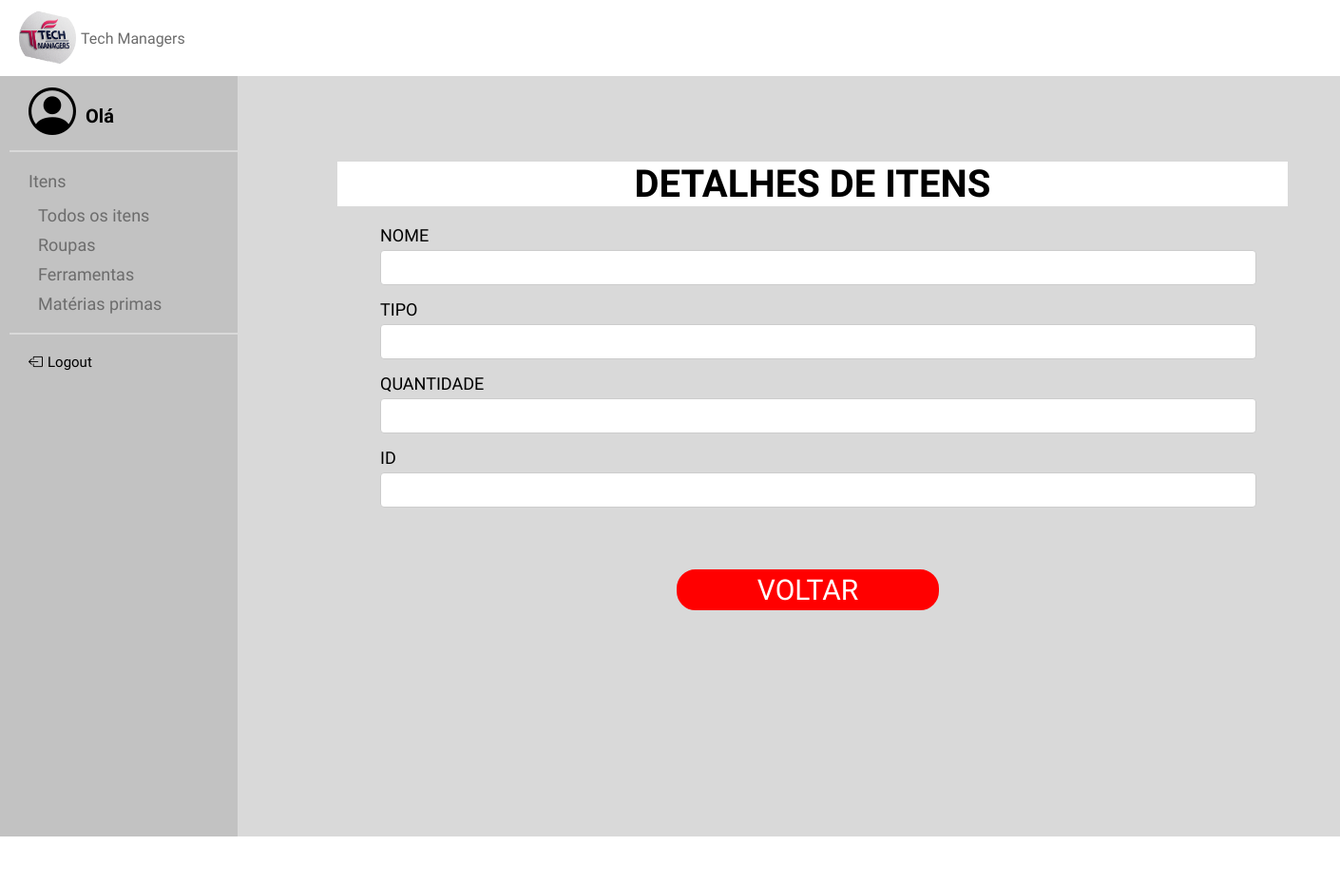
The app's page /TelaDI/11, older data.
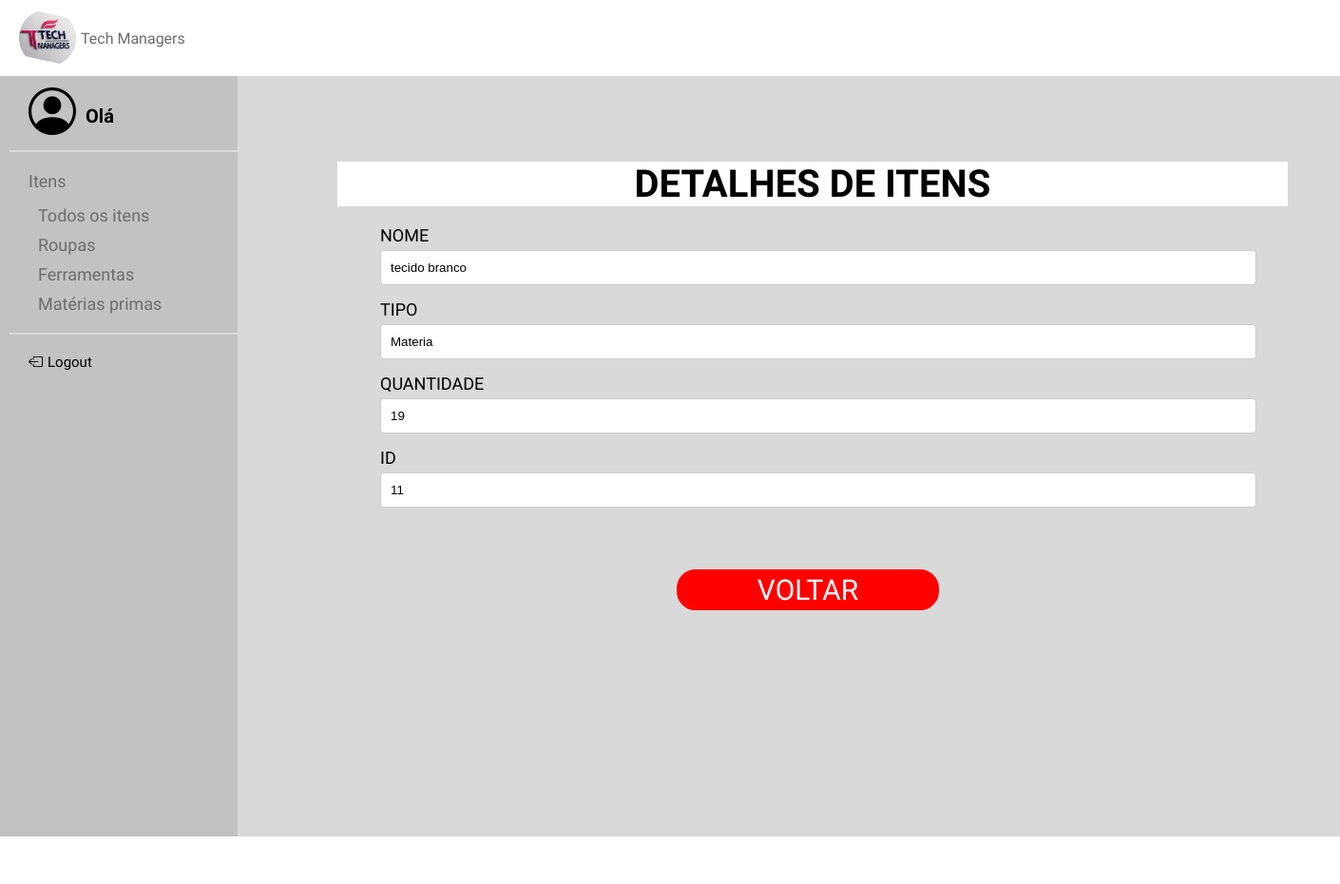
The same page, newer data.
### models.py (models this page shows, shortened)
class ITEM(Base):
    __tablename__ = 'item'
    id = Column(Integer, primary_key=True, unique=True, nullable=False, index=True)
    nome = Column(String(40), nullable=False, index=True)
    tipo = Column(String(40), nullable=False, index=True)
    quantidade = Column(Integer, nullable=False, index=True)

### app.py (the view)
@app.route('/TelaDI/<int:id>', methods=['GET'])
def TelaDItem(id):
    item = select(ITEM).where(ITEM.id == id)
    item = db_session.execute(item).scalar()
    return render_template('TelaDetalhesItem.html', item=item)

### templates/TelaDetalhesItem.html (shortened to what this page needs)
{% extends "base.html" %}
{% block conteudo %}
<body>
<link rel="stylesheet" href="../static/TelaDetalhesItem.css">
<main>
<div class="container">
        <h2>DETALHES DE ITENS</h2>
        <form>
            <div class="input-group">
                <label for="nome"> NOME</label>
                <input type="text" id="nome" name="nome" value="{{ item.nome }}" readonly>
            </div>
            <div class="input-group">
                <label for="tipo"> TIPO</label>
                <input type="text" id="tipo" name="tipo" value="{{ item.tipo }}" readonly>
            </div>
            <div class="input-group">
                <label for="quantidade"> QUANTIDADE</label>
                <input type="number" id="quantidade" name="quantidade" value="{{ item.quantidade }}" readonly>
            </div>
            <div class="input-group">
                <label for="ID"> ID</label>
                <input type="number" id="ID" name="ID" value="{{ item.id }}" readonly>
            </div>
            <div class="btnS">
                <button type="button" class="btnV" onclick="location.href='{{ url_for('telaitens') }}'">VOLTAR</button>
            </div>
        </form>
    </div>
</main>
</body>
{% endblock %}

Row changes from the older to the newer data that the page shows:
added ITEM: nome "tecido branco", tipo "Materia", ID "11"
Text that changed along with them:
form field quantidade: (not shown) → "19"
